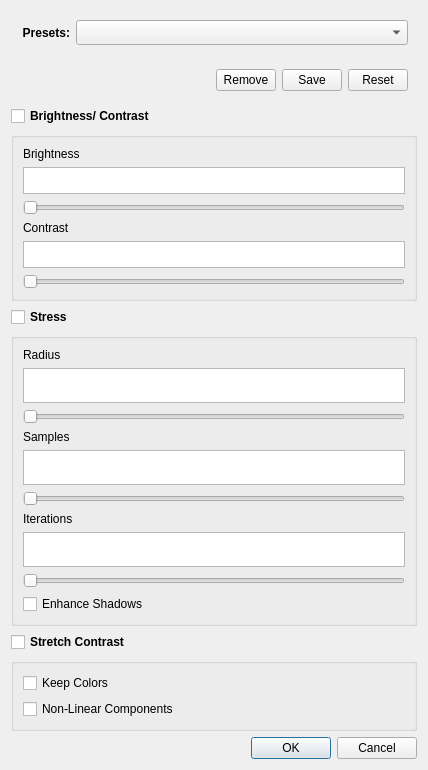
<?xml version="1.0" encoding="UTF-8"?>
<ui version="4.0">
 <class>DialogImageProcessing</class>
 <widget class="QDialog" name="DialogImageProcessing">
  <property name="geometry">
   <rect>
    <x>0</x>
    <y>0</y>
    <width>428</width>
    <height>770</height>
   </rect>
  </property>
  <property name="windowTitle">
   <string>Image Proceccing</string>
  </property>
  <layout class="QVBoxLayout" name="verticalLayout_7">
   <item>
    <widget class="QWidget" name="widget" native="true">
     <layout class="QHBoxLayout" name="horizontalLayout">
      <item>
       <widget class="QLabel" name="lbPresets">
        <property name="maximumSize">
         <size>
          <width>50</width>
          <height>16777215</height>
         </size>
        </property>
        <property name="font">
         <font>
          <bold>true</bold>
         </font>
        </property>
        <property name="text">
         <string>Presets:</string>
        </property>
        <property name="alignment">
         <set>Qt::AlignRight|Qt::AlignTrailing|Qt::AlignVCenter</set>
        </property>
       </widget>
      </item>
      <item>
       <widget class="QComboBox" name="cbPresets">
        <property name="minimumSize">
         <size>
          <width>0</width>
          <height>25</height>
         </size>
        </property>
       </widget>
      </item>
     </layout>
    </widget>
   </item>
   <item>
    <widget class="QWidget" name="widget_2" native="true">
     <layout class="QHBoxLayout" name="horizontalLayout_2">
      <item>
       <spacer name="horizontalSpacer">
        <property name="orientation">
         <enum>Qt::Horizontal</enum>
        </property>
        <property name="sizeHint" stdset="0">
         <size>
          <width>40</width>
          <height>20</height>
         </size>
        </property>
       </spacer>
      </item>
      <item>
       <widget class="QPushButton" name="btnRemovePreset">
        <property name="maximumSize">
         <size>
          <width>60</width>
          <height>16777215</height>
         </size>
        </property>
        <property name="text">
         <string>Remove</string>
        </property>
       </widget>
      </item>
      <item>
       <widget class="QPushButton" name="btnSavePreset">
        <property name="maximumSize">
         <size>
          <width>60</width>
          <height>16777215</height>
         </size>
        </property>
        <property name="text">
         <string>Save</string>
        </property>
       </widget>
      </item>
      <item>
       <widget class="QPushButton" name="btnResetPreset">
        <property name="maximumSize">
         <size>
          <width>60</width>
          <height>16777215</height>
         </size>
        </property>
        <property name="text">
         <string>Reset</string>
        </property>
       </widget>
      </item>
     </layout>
    </widget>
   </item>
   <item>
    <widget class="QCheckBox" name="chkBrightnessContrast">
     <property name="font">
      <font>
       <bold>true</bold>
      </font>
     </property>
     <property name="text">
      <string>Brightness/ Contrast</string>
     </property>
    </widget>
   </item>
   <item>
    <widget class="QGroupBox" name="gbBrightnessContrast">
     <property name="title">
      <string/>
     </property>
     <layout class="QVBoxLayout" name="verticalLayout_3">
      <item>
       <widget class="QLabel" name="lbBrightness">
        <property name="text">
         <string>Brightness</string>
        </property>
       </widget>
      </item>
      <item>
       <widget class="CustomPlainTextEdit" name="editBrightness">
        <property name="minimumSize">
         <size>
          <width>0</width>
          <height>27</height>
         </size>
        </property>
        <property name="maximumSize">
         <size>
          <width>16777215</width>
          <height>16777215</height>
         </size>
        </property>
       </widget>
      </item>
      <item>
       <widget class="QSlider" name="sliderBrightness">
        <property name="orientation">
         <enum>Qt::Horizontal</enum>
        </property>
       </widget>
      </item>
      <item>
       <widget class="QLabel" name="lbContrast">
        <property name="text">
         <string>Contrast</string>
        </property>
       </widget>
      </item>
      <item>
       <widget class="CustomPlainTextEdit" name="editContrast">
        <property name="minimumSize">
         <size>
          <width>0</width>
          <height>27</height>
         </size>
        </property>
        <property name="maximumSize">
         <size>
          <width>16777215</width>
          <height>16777215</height>
         </size>
        </property>
       </widget>
      </item>
      <item>
       <widget class="QSlider" name="sliderContrast">
        <property name="orientation">
         <enum>Qt::Horizontal</enum>
        </property>
       </widget>
      </item>
     </layout>
    </widget>
   </item>
   <item>
    <widget class="QCheckBox" name="chkStress">
     <property name="font">
      <font>
       <bold>true</bold>
      </font>
     </property>
     <property name="text">
      <string>Stress</string>
     </property>
    </widget>
   </item>
   <item>
    <widget class="QGroupBox" name="gbStress">
     <property name="title">
      <string/>
     </property>
     <layout class="QVBoxLayout" name="verticalLayout_2">
      <item>
       <widget class="QLabel" name="lbRadius">
        <property name="text">
         <string>Radius</string>
        </property>
       </widget>
      </item>
      <item>
       <widget class="CustomPlainTextEdit" name="editRadius">
        <property name="minimumSize">
         <size>
          <width>0</width>
          <height>27</height>
         </size>
        </property>
       </widget>
      </item>
      <item>
       <widget class="QSlider" name="sliderRadius">
        <property name="orientation">
         <enum>Qt::Horizontal</enum>
        </property>
       </widget>
      </item>
      <item>
       <widget class="QLabel" name="lbSamples">
        <property name="text">
         <string>Samples</string>
        </property>
       </widget>
      </item>
      <item>
       <widget class="CustomPlainTextEdit" name="editSamples">
        <property name="minimumSize">
         <size>
          <width>0</width>
          <height>27</height>
         </size>
        </property>
       </widget>
      </item>
      <item>
       <widget class="QSlider" name="sliderSamples">
        <property name="orientation">
         <enum>Qt::Horizontal</enum>
        </property>
       </widget>
      </item>
      <item>
       <widget class="QLabel" name="lbIterations">
        <property name="text">
         <string>Iterations</string>
        </property>
       </widget>
      </item>
      <item>
       <widget class="CustomPlainTextEdit" name="editIterations">
        <property name="minimumSize">
         <size>
          <width>0</width>
          <height>27</height>
         </size>
        </property>
       </widget>
      </item>
      <item>
       <widget class="QSlider" name="sliderIterations">
        <property name="orientation">
         <enum>Qt::Horizontal</enum>
        </property>
       </widget>
      </item>
      <item>
       <widget class="QCheckBox" name="chkEnhanceShadows">
        <property name="font">
         <font>
          <bold>false</bold>
         </font>
        </property>
        <property name="text">
         <string>Enhance Shadows</string>
        </property>
       </widget>
      </item>
     </layout>
    </widget>
   </item>
   <item>
    <widget class="QCheckBox" name="chkStretchContrast">
     <property name="font">
      <font>
       <bold>true</bold>
      </font>
     </property>
     <property name="text">
      <string>Stretch Contrast</string>
     </property>
    </widget>
   </item>
   <item>
    <widget class="QGroupBox" name="gbStretchContrast">
     <property name="title">
      <string/>
     </property>
     <layout class="QVBoxLayout" name="verticalLayout">
      <item>
       <widget class="QCheckBox" name="chkKeepColors">
        <property name="font">
         <font>
          <bold>false</bold>
         </font>
        </property>
        <property name="text">
         <string>Keep Colors</string>
        </property>
       </widget>
      </item>
      <item>
       <widget class="QCheckBox" name="chkNonLinearComponents">
        <property name="font">
         <font>
          <bold>false</bold>
         </font>
        </property>
        <property name="text">
         <string>Non-Linear Components</string>
        </property>
       </widget>
      </item>
     </layout>
    </widget>
   </item>
   <item>
    <widget class="QDialogButtonBox" name="buttonBox">
     <property name="orientation">
      <enum>Qt::Horizontal</enum>
     </property>
     <property name="standardButtons">
      <set>QDialogButtonBox::Cancel|QDialogButtonBox::Ok</set>
     </property>
    </widget>
   </item>
  </layout>
 </widget>
 <customwidgets>
  <customwidget>
   <class>CustomPlainTextEdit</class>
   <extends>QPlainTextEdit</extends>
   <header>custom_plain_text_edit.h</header>
  </customwidget>
 </customwidgets>
 <resources/>
 <connections>
  <connection>
   <sender>buttonBox</sender>
   <signal>accepted()</signal>
   <receiver>DialogImageProcessing</receiver>
   <slot>accept()</slot>
   <hints>
    <hint type="sourcelabel">
     <x>248</x>
     <y>254</y>
    </hint>
    <hint type="destinationlabel">
     <x>157</x>
     <y>274</y>
    </hint>
   </hints>
  </connection>
  <connection>
   <sender>buttonBox</sender>
   <signal>rejected()</signal>
   <receiver>DialogImageProcessing</receiver>
   <slot>reject()</slot>
   <hints>
    <hint type="sourcelabel">
     <x>316</x>
     <y>260</y>
    </hint>
    <hint type="destinationlabel">
     <x>286</x>
     <y>274</y>
    </hint>
   </hints>
  </connection>
 </connections>
</ui>
